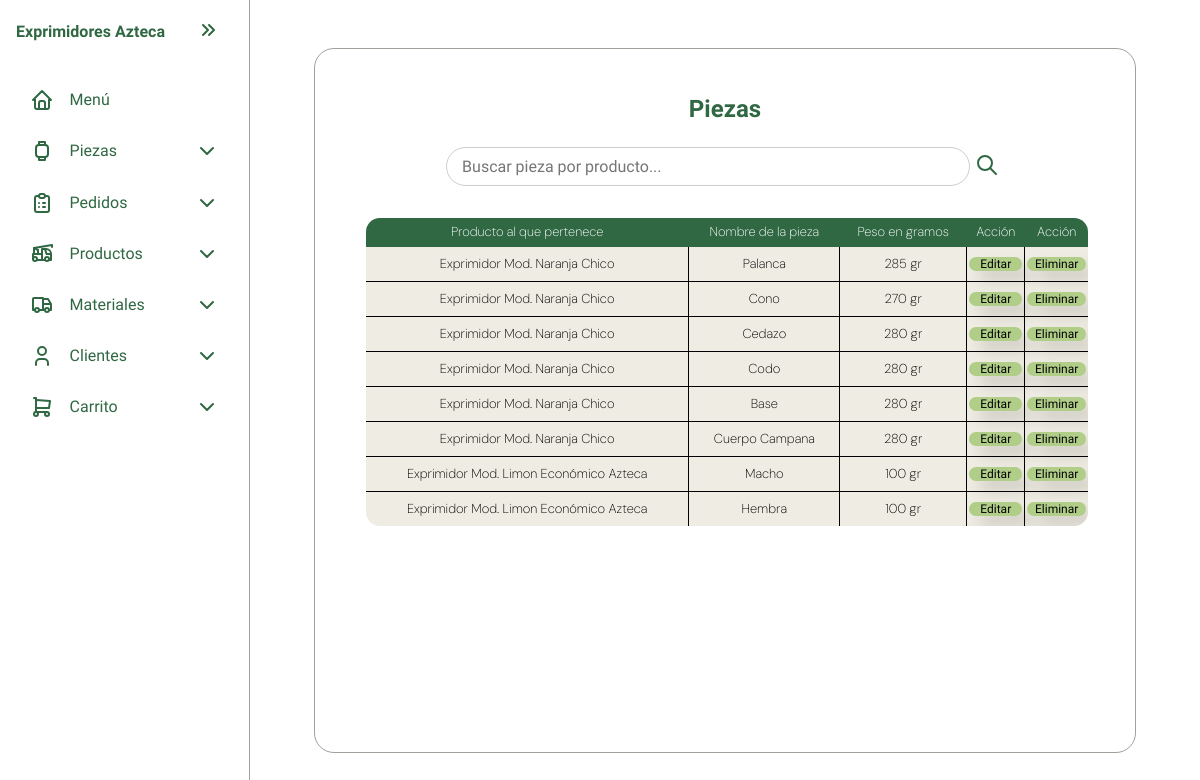
The app's page /piezas.php with its own data.
### tables this page shows
CREATE TABLE IF NOT EXISTS `piezas` (
  `id_pieza` int NOT NULL AUTO_INCREMENT,
  `id_producto` int DEFAULT NULL,
  `nombre_pieza` varchar(100) DEFAULT NULL,
  `peso` int DEFAULT NULL,
  PRIMARY KEY (`id_pieza`),
  KEY `id_producto` (`id_producto`)
);

CREATE TABLE IF NOT EXISTS `productos` (
  `id_producto` int NOT NULL AUTO_INCREMENT,
  `nombre_producto` varchar(100) NOT NULL,
  `precio_unitario` decimal(10,2) NOT NULL,
  `peso` int NOT NULL,
  PRIMARY KEY (`id_producto`)
);

### HTML/piezas.php (the view, shortened to what this page needs)
<?php
include("../config/connection.php");
include("../assets/HTML/layout.php");
$query = "SELECT ps.id_pieza, po.nombre_producto, ps.nombre_pieza, ps.peso FROM piezas AS ps
JOIN productos AS po ON po.id_producto = ps.id_producto
ORDER BY po.nombre_producto";
$perPage = 25;
$page = isset($_GET['page']) && is_numeric($_GET['page']) && $_GET['page'] > 0 ? intval($_GET['page']) : 1;
$offset = ($page - 1) * $perPage;
$stmt = $conexion->prepare($query . " DESC LIMIT ? OFFSET ?");
$stmt->bind_param("ii", $perPage, $offset);
$stmt->execute();
$res = $stmt->get_result();
?>
<head>
</head>
<body>
    <div class="container">
        <h1> Piezas </h1>
        <br>
        <form method="post" action="piezas.php">
            <div class="search_container">
                <input name="nombre_pieza" type="text" placeholder="Buscar pieza por producto... ">
                <button class="button_search" type="submit">
                </button>
            </div>
        </form>
        <br>
        <table>
            <thead>
                <tr>
                    <th class="columnas"> Producto al que pertenece </th>
                    <th class="columnas"> Nombre de la pieza </th>
                    <th class="columnas"> Peso en gramos </th>
                    <th class="columnas"> Acción </th>
                    <th class="columnas"> Acción </th>
                </tr>
            </thead>
            <tbody>
                <?php while ($row = $res->fetch_assoc()): ?>
                    <tr>
                        <td> <?php echo htmlspecialchars($row['nombre_producto']); ?> </td>
                        <td> <?php echo htmlspecialchars($row['nombre_pieza']); ?> </td>
                        <td> <?php echo htmlspecialchars($row['peso']); ?> gr</td>
                        <td>
                            <form method="post" action="editar_piezas.php">
                                <button onclick="editar_piezas.php" class="button_table" type="submit">Editar</button>
                            </form>
                        </td>
                        <td>
                            <form method="post" action="../controllers/eliminar_pieza.php">
                                <button class="button_table" type="submit">Eliminar</button>
                            </form>
                        </td>
                    </tr>
                <?php endwhile; ?>
            </tbody>
        </table>
    </div>
</body>

### assets/CSS/style.css (style rules this page uses)
:root { --green_text: #2F6842; --background_color: #FFFF; --background_color_cream: #EFEDE3; --line-color: #a1a09b; --green_fill: #99b4a2; --green_hover: #99b4a2; --font_text:"Schibsted Grotesk"; --font_tittle: "DM Sans"; }
* { padding: 0; margin: 0; }
html { font-family: var(--font_text), sans-serif; user-select: none; line-height: 1.5rem; }
body { min-height: 100vh; color: var(--green_text); background-color: var(--background_color); display: grid; grid-template-columns: auto 1fr; }
.container { margin-top: min(4em, 5%); margin-bottom: min(4em, 5%); margin-left: min(4em, 10%); margin-right: min(4em, 10%); border-radius: 20px; border: 1px solid var(--line-color); background-color: white; padding: min(3em, 15%); overflow: hidden; }
h1 { font-family: var(--font_text), sans-serif; font-size: 24px; text-align: center; }
input { font-family: var(--font_text), sans-serif; font-size: 16px; padding: 4px 0 4px 15px; height: 29px; width: 70%; border-radius: 20px; border: 1px solid #ccc; margin-bottom: 10px; }
table { width: 100%; border: 1px solid #000; border-collapse: collapse; padding: 10px; overflow: hidden ; border-radius: 15px; margin: 5px 2px; align-items: center; max-height: 4vh; }
tbody { font-size: small; }
thead { font-size: small; }
td, th { padding-left: 2px; padding-right: 2px; font-family: "DM Sans", sans-serif; font-weight: 200; border: 1px solid #000; text-align: center; background-color: var(--background_color_cream); color: black; font-optical-sizing: auto; }
.button_table { width: 100%; margin: 10px auto; background-color: #B0CE88; border-radius: 100px; text-align: center; font-size: 12px; box-shadow: 10px 10px 15px rgba(0.1, 0.1, 0.1, 0.15); border: none; cursor: pointer; font-family: var(--font_text), sans-serif; color: black; text-decoration: none; }
.columnas { background-color: #2F6842; color: #fff; padding: 2px; border: 1px solid #2F6842; }
.button_search { background-color: var(--background_color); border-style: none; }
.search_container { display: flex; align-items: center; justify-content: center; }
.search_container .button_search svg { height: 100%; stroke:var(--green_text); padding: 5px; }
.search_container input { margin: 0; }

### records on screen
piezas: id_producto.nombre_producto "Exprimidor Mod. Naranja Chico", nombre_pieza "Palanca", peso "285"
piezas: id_producto.nombre_producto "Exprimidor Mod. Naranja Chico", nombre_pieza "Cono", peso "270"
piezas: id_producto.nombre_producto "Exprimidor Mod. Naranja Chico", nombre_pieza "Cedazo", peso "280"
piezas: id_producto.nombre_producto "Exprimidor Mod. Naranja Chico", nombre_pieza "Codo", peso "280"
piezas: id_producto.nombre_producto "Exprimidor Mod. Naranja Chico", nombre_pieza "Base", peso "280"
piezas: id_producto.nombre_producto "Exprimidor Mod. Naranja Chico", nombre_pieza "Cuerpo Campana", peso "280"
piezas: id_producto.nombre_producto "Exprimidor Mod. Limon Económico Azteca", nombre_pieza "Macho", peso "100"
piezas: id_producto.nombre_producto "Exprimidor Mod. Limon Económico Azteca", nombre_pieza "Hembra", peso "100"
